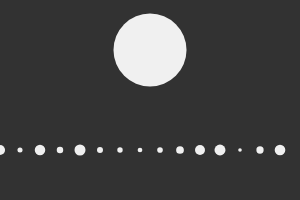
Frame 1 (no input)
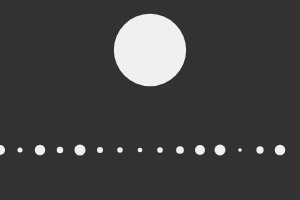
Frame 60 (no input)
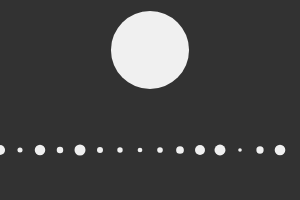
Frame 120 (the mouse pressed at the canvas centre since frame 60)

The p5.js sketch that drew these frames (run headless with seeded random() and noise() and a simulated clock; from frame 60 on, the mouse is pressed at the canvas centre):

// p5.js sketch
// ── sketch.js
// require https://cdnjs.cloudflare.com/ajax/libs/p5.js/0.5.14/p5.js
// require https://cdnjs.cloudflare.com/ajax/libs/p5.js/0.5.14/addons/p5.dom.js

let freq_slider;
let amplitude_slider;
let octave_slider;
let animate_checkbox;
let t = 0;

function setup() {
  createCanvas(300, 200);

  fill(240);
  noStroke();
  ellipseMode(CENTER);

  createP("Amplitude");
  amplitude_slider = createSlider(0, 100, 100);
  createP("Frequency");
  freq_slider = createSlider(0, 100, 50);
  createP("Octaves/Detail");
  octave_slider = createSlider(1, 8, 1);

  animate_checkbox = createCheckbox("Animate Line", false);
}

function draw() {
  background(50);

  let frequency = freq_slider.value() / 100;
  let amplitude = amplitude_slider.value();
  noiseDetail(octave_slider.value(), 0.5);

  // draw a pulsing circle at the top
  let w = 50 + noise(frameCount * frequency) * amplitude;
  ellipse(width * 0.5, height * 0.25, w, w);

  // draw a line of ellipses with letying size
  for (let x = 0; x < width; x += 20) {
    if (animate_checkbox.checked()) {
      t += 0.01;
    }

    let w = 3 + noise(x * frequency * 0.1, t) * 0.2 * amplitude;
    ellipse(x, height * 0.75, w, w);
  }
}
